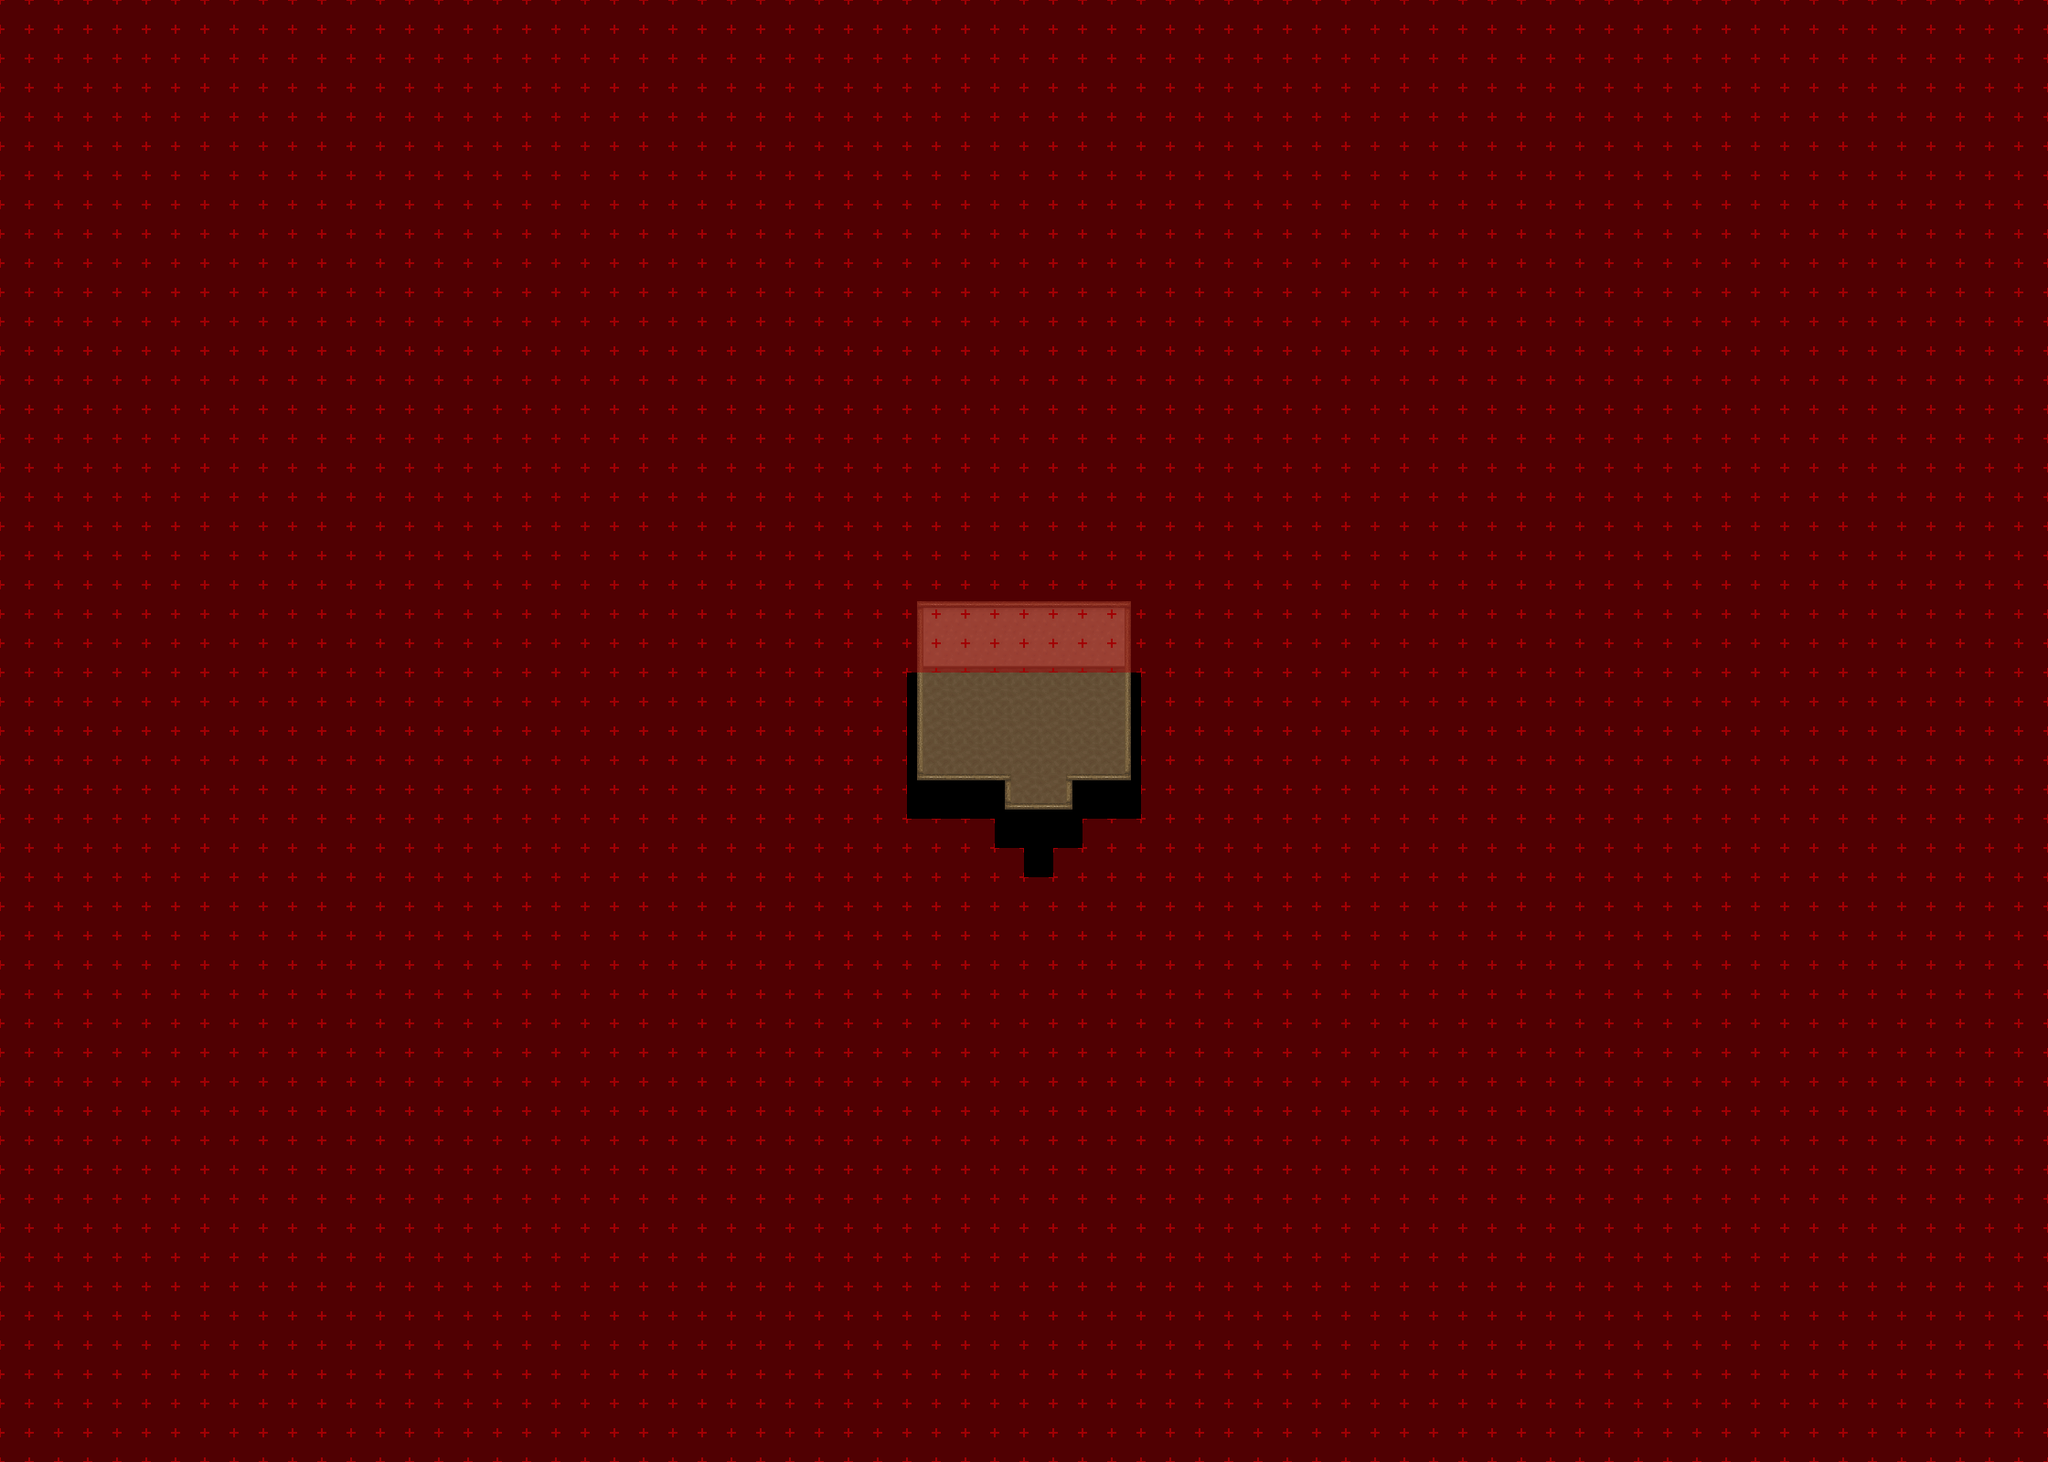

This game map was drawn from its Tiled (.tmx) file and the tilesets committed beside it. A one-line description and the trimmed map source follow:
An orthogonal 70x50 tile map with 32x32 px tiles, 9 tile layers (Ground, Ground 2, Ground 3, Fringe, ...), 10 tilesets and 1 object (warp).

<map version="1.4" tiledversion="1.4.1" orientation="orthogonal" renderorder="right-down" compressionlevel="0" width="70" height="50" tilewidth="32" tileheight="32" infinite="0" nextlayerid="12" nextobjectid="2">
 <properties>
  <property name="license" value="CC BY-SA 3.0" />
  <property name="manaplus version" value="2" />
  <property name="minimap" value="graphics/minimaps/020-2-4.png" />
  <property name="music" value="faith.ogg" />
  <property name="name" value="Brotherhood Hut" />
 </properties>
 <tileset firstgid="1" name="hurns-indoor-accessory" tilewidth="32" tileheight="32" tilecount="128" columns="8">
  <image source="../graphics/tilesets/hurns-indoor-accessory.png" width="256" height="512" />
 </tileset>
 <tileset firstgid="129" name="desert-accessory" tilewidth="32" tileheight="32" tilecount="128" columns="16">
  <image source="../graphics/tilesets/desert-accessory.png" width="512" height="256" />
 </tileset>
 <tileset firstgid="257" name="desert-ground" tilewidth="32" tileheight="32" tilecount="256" columns="16">
  <image source="../graphics/tilesets/desert-ground.png" width="512" height="512" />
 </tileset>
 <tileset firstgid="513" name="level-number" tilewidth="32" tileheight="32" tilecount="16" columns="16">
  <image source="../graphics/tilesets/level-number.png" width="512" height="32" />
 </tileset>
 <tileset firstgid="529" name="sunlight-x4x4" tilewidth="128" tileheight="128" tilecount="4" columns="4">
  <image source="../graphics/tilesets/sunlight-x4x4.png" width="512" height="128" />
  <tile id="0">
   <animation>
    <frame tileid="0" duration="5000" />
    <frame tileid="1" duration="200" />
    <frame tileid="2" duration="200" />
    <frame tileid="3" duration="500" />
    <frame tileid="2" duration="200" />
    <frame tileid="1" duration="200" />
   </animation>
  </tile>
  <tile id="1">
   <animation>
    <frame tileid="1" duration="100" />
    <frame tileid="0" duration="5000" />
    <frame tileid="1" duration="200" />
    <frame tileid="2" duration="200" />
    <frame tileid="3" duration="500" />
    <frame tileid="2" duration="200" />
    <frame tileid="1" duration="100" />
   </animation>
  </tile>
  <tile id="2">
   <animation>
    <frame tileid="1" duration="200" />
    <frame tileid="0" duration="5000" />
    <frame tileid="1" duration="200" />
    <frame tileid="2" duration="200" />
    <frame tileid="3" duration="500" />
    <frame tileid="2" duration="200" />
   </animation>
  </tile>
 </tileset>
 <tileset firstgid="533" name="Collision" tilewidth="32" tileheight="32" tilecount="9" columns="3">
  <image source="../graphics/tilesets/collision.png" width="96" height="96" />
 </tileset>
 <tileset firstgid="542" name="desert-hut-indoor-accessory-x1x3" tilewidth="32" tileheight="96" tilecount="27" columns="9">
  <image source="../graphics/tilesets/desert-hut-indoor-accessory-x1x3.png" width="288" height="288" />
 </tileset>
 <tileset firstgid="569" name="desert-hut-indoor" tilewidth="32" tileheight="32" tilecount="160" columns="16">
  <image source="../graphics/tilesets/desert-hut-indoor.png" width="512" height="320" />
 </tileset>
 <tileset firstgid="729" name="desert-hut-indoor-accessory" tilewidth="32" tileheight="32" tilecount="64" columns="8">
  <image source="../graphics/tilesets/desert-hut-indoor-accessory.png" width="256" height="256" />
 </tileset>
 <tileset firstgid="793" name="desert-hut-indoor-accessory-x1x2" tilewidth="32" tileheight="64" tilecount="32" columns="8">
  <image source="../graphics/tilesets/desert-hut-indoor-accessory-x1x2.png" width="256" height="256" />
 </tileset>
 <layer id="2" name="Ground" width="70" height="50">
  <data>[3500 cells, 3500 non-empty, 3 distinct tile ids]</data>
 </layer>
 <layer id="3" name="Ground 2" width="70" height="50">
  <data>[3500 cells, 8 non-empty, 1 distinct tile ids]</data>
 </layer>
 <layer id="4" name="Ground 3" width="70" height="50">
  <data>[3500 cells, 0 non-empty, 0 distinct tile ids]</data>
 </layer>
 <layer id="5" name="Fringe" width="70" height="50">
  <data>[3500 cells, 0 non-empty, 0 distinct tile ids]</data>
 </layer>
 <layer id="6" name="Over" width="70" height="50">
  <data>[3500 cells, 74 non-empty, 9 distinct tile ids]</data>
 </layer>
 <layer id="7" name="Over 2" width="70" height="50">
  <data>[3500 cells, 2 non-empty, 2 distinct tile ids]</data>
 </layer>
 <layer id="8" name="Over 3" width="70" height="50">
  <data>[3500 cells, 0 non-empty, 0 distinct tile ids]</data>
 </layer>
 <layer id="9" name="Collision" width="70" height="50">
  <data>[3500 cells, 3456 non-empty, 1 distinct tile ids]</data>
 </layer>
 <layer id="10" name="Heights" width="70" height="50">
  <data>[3500 cells, 0 non-empty, 0 distinct tile ids]</data>
 </layer>
 <objectgroup id="11" name="Objects">
  <object id="1" name="To Tulimshar" type="warp" x="1120" y="928" width="32" height="32">
   <properties>
    <property name="dest_map" value="020-1" />
    <property name="dest_x" value="179" />
    <property name="dest_y" value="99" />
   </properties>
  </object>
 </objectgroup>
</map>
